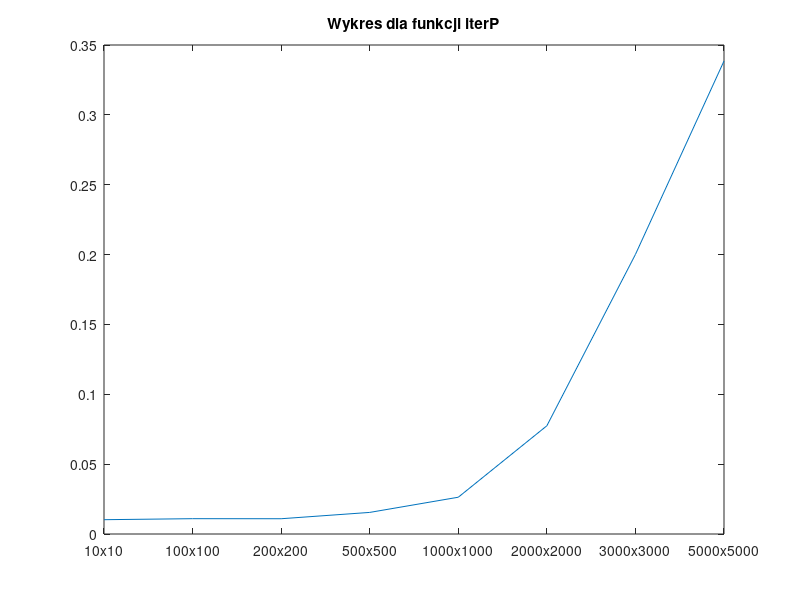
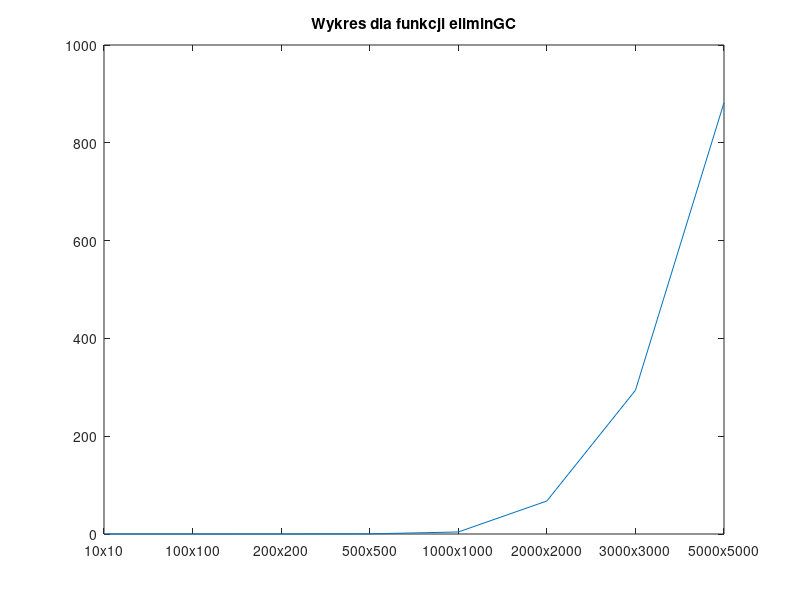

Write the MATLAB code that produced these figures, in order.
clc
clear all
close all

n = 3000;
A = rand(n, n);

A = A + n * eye(n, n);

x = ones(n, 1);

b = A * x;

% A = [4 1; 1 2]
% 
% b = [8; 9]

% A = [1 1 1; 1 2 3; 1 3 4]
% 
% b = [3; 0; -2]

% format("longE")
% tic
% iterP(A, b, 0.01)
% toc
% format("default")
% tic
% eliminGC(A, b)
% toc

xx = [0.010240,0.010968, 0.010931, 0.015455,0.026324, 0.077461, 0.200099, 0.338535];
yy = [0.008701, 0.011623, 0.038131, 0.327928, 4.128788, 67.511632, 293.885399, 882.160421];
plot(xx)
xticklabels({'10x10', '100x100', '200x200', '500x500', '1000x1000', '2000x2000', '3000x3000', '5000x5000'});
title('Wykres dla funkcji iterP')
figure
plot(yy)
xticklabels({'10x10', '100x100', '200x200', '500x500', '1000x1000', '2000x2000', '3000x3000', '5000x5000'});
title('Wykres dla funkcji eliminGC')